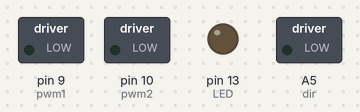
The sketch below on a simulated Arduino Nano, built with avr-gcc and run on an emulated ATmega328P. Parts: switched loads named in the sketch (green lamp = pin HIGH), output pins drawn as LEDs (lit = HIGH). Pins used as bus, display or sensor lines are not drawn.

Above: at 0.1 s.
At 3.3 s:
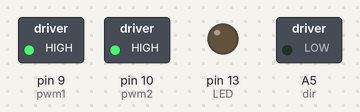
Timing chart, 0 to 4.8 s (numbered marks = the images above):
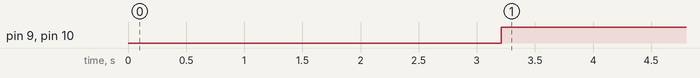

Measured:
- by itself, pin 9 (pwm1), pin 10 (pwm2): LOW → HIGH at 3.2 s

The sketch:

BTCode.ino
```cpp
/* TEST */
#include <SoftwareSerial.h>

/* Connect device Rx - 10, Tx - 11 */
SoftwareSerial mySerial(5,6); //RX, TX
char incomingByte=0; //int for reading serial data
int RST = 3;
int RXIND=A0;
int pwm1 = 9; //left wheels
int pwm2 = 10; //right wheels
int dir = A5;
int notFault = A6;
int LED=13;

const byte numChars = 32;
char receivedChars[numChars];   // an array to store the received data
boolean newData = false;
boolean hasStarted=false;
int dataNumber = 0;
int prevDataNumber[5]={-100, -100, -100, -100, -100}; //starting values-- will mean buddy will not move until these values are filled
int derivative=0;
bool forward=true;
int counter=6; //counter is initialized 6 so that if it needs to change direction initially, it can

void setup() {
  pinMode(LED,OUTPUT);
  digitalWrite(LED,LOW);
  pinMode(RST, OUTPUT);
  digitalWrite(RST,LOW);
  pinMode(RXIND, OUTPUT);
  digitalWrite(RXIND,HIGH);
  Serial.begin(9600);   // This will communicate with PC via USB
  mySerial.begin(9600); // This will communicate with device via 10,11 pins with 9600 baud rate
  pinMode(pwm1, OUTPUT);
  digitalWrite(pwm1,0);
  pinMode(pwm2, OUTPUT);
  digitalWrite(pwm2,0);
  pinMode(dir, OUTPUT);
  pinMode(notFault, INPUT);

  while(!Serial || !mySerial){ //wait to connect
    ;
  }
  digitalWrite(dir,LOW); //starts going forward
  digitalWrite(RST,HIGH);
  delay(200);
  mySerial.print("$$$");
  delay(70);
}
void loop() {

      mySerial.println("M");//finds signal strength of last paired device-- found on page 37 of user guide
      delay(70);

      recvWithEndMarker();
      putTogetherNumber();
      takeDerivative();

      if(derivative < 0 && prevDataNumber[0] != -100){ //if the average derivative is positive or negative and the board has gone through the entire cycle of -100's
        changeDirection();
        //Serial.println("change direction");
        digitalWrite(LED,HIGH);

      }

      else if(derivative >=0 && prevDataNumber[0]!=-100) {
        stay();
        //Serial.println("stay");
        digitalWrite(LED,LOW);
      }


      //update 10 previous numbers to take average derivative
      for(int i=0;i<4;i++){ //put data into array and move data up in the array
        prevDataNumber[i]=prevDataNumber[i+1];
      }
      prevDataNumber[4]=dataNumber;

      delay(500);
 }

//adapted from: https://forum.arduino.cc/index.php?topic=396450
void recvWithEndMarker() {
    static byte ndx = 0;
    char endMarker = '\n';
    char startMarker= '-'; //b/c RSSI data is mostly negative, most of the data starts with '-'
    char rc;


    while (mySerial.available() > 0) {
        rc = mySerial.read();
        //Serial.println(rc);
        if(rc == startMarker){
          hasStarted=true;
        }
        if (rc != endMarker && hasStarted==true) {
            receivedChars[ndx] = rc;
            ndx++;
            if (ndx >= numChars) {
                ndx = numChars - 1;
            }
        }
        else if (rc==endMarker && hasStarted==true){
            receivedChars[ndx] = '\0'; // terminate the string
            ndx = 0;
            newData = true;
            hasStarted=false;
        }
    }
}

void putTogetherNumber() { //adapted from: https://forum.arduino.cc/index.php?topic=396450
    if (newData == true) {
        dataNumber = 0;
        dataNumber = strtol(receivedChars,NULL,16);   //translate to hex int
        Serial.print("Decimal RSSI readings ... ");
        Serial.println(dataNumber);
        newData = false;
    }
}

void changeDirection(){
  if(forward && counter>5){ //counter must get higher than 5 to clear the buffer of previous negative values
    forward=false;
    digitalWrite(dir,HIGH);
  }
  else if(counter>5){
    forward=true;
    digitalWrite(dir,LOW);
  }
  counter++;
}

void stay(){
    int pwmStrength=int(60+(40/12)*abs(derivative)); //scaled from 40-80 pwm range
    digitalWrite(pwm1,pwmStrength);
    digitalWrite(pwm2,pwmStrength);

}

void Stop(){
  digitalWrite(pwm1,0);
  digitalWrite(pwm2,0);
}

void takeDerivative(){
  int sum=0;
  int deriv=0;
  for (int i=0;i<5;i++){
      deriv=(dataNumber-prevDataNumber[i]);
      sum=sum+deriv;
  }
  derivative=sum/4;
}
```
